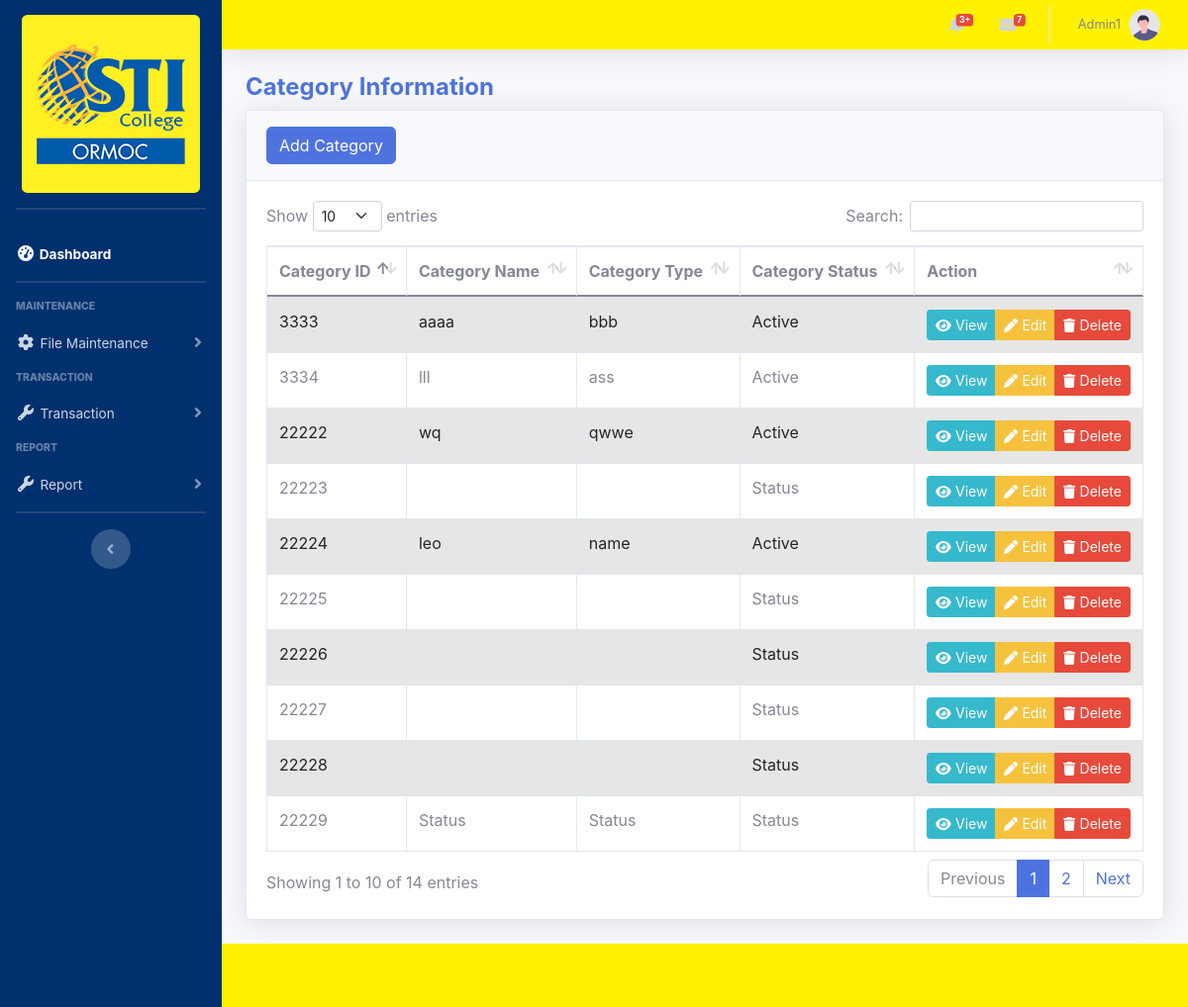
Screenshot of /category.php (signed in) with the database file from the repository.
### tables this page shows
CREATE TABLE `tbl_user_levels` (
  `user_id` int(11) NOT NULL,
  `Employee_ID` varchar(20) NOT NULL,
  `Password` varchar(20) NOT NULL,
  `Userlevel` varchar(20) NOT NULL,
  `Status` varchar(20) NOT NULL
);

CREATE TABLE `tb_category` (
  `cat_id` int(100) NOT NULL,
  `cat_name` varchar(100) NOT NULL,
  `cat_type` varchar(100) NOT NULL,
  `cat_status` varchar(100) NOT NULL
);

### session.php (called while the page is built, shortened)
<?php
include('config/connect.php');
$user_check = $_SESSION['Employee_ID'];
$ses_sql = mysqli_query($db, "select Employee_ID from tbl_user_levels where Employee_ID = '$user_check'");
$row = mysqli_fetch_array($ses_sql, MYSQLI_ASSOC);
$login_session = $row['Employee_ID'];
?>

### category.php (the view, shortened to what this page needs)
<?php
include 'session.php';
include 'includes/header.php';
?>
<div class="container-fluid">
    <div class="pagetitle">
        <h4 class="font-weight-bold text-primary">Category Information</h4>
    </div>
    <div class="card shadow mb-4">
        <div class="card-header py-3">
            <button type="button" class="btn btn-primary" data-bs-toggle="modal" data-bs-target="#categoryModal">
                Add Category
            </button>
        </div>
        <div class="card-body">
            <div class="table-responsive">
                <table id="dataTable" class="table table-striped table table-bordered nowrap" style="width:100%">
                    <thead>
                        <th>Category ID</th>
                        <th>Category Name</th>
                        <th>Category Type</th>
                        <th>Category Status</th>
                        <th>Action</th>
                    </thead>
                    <tbody>
                        <?php
                        $database = new Connection();
                        $db = $database->open();
                        try {
                            $sql = 'SELECT * FROM tb_category';
                            foreach ($db->query($sql) as $cat) {
                        ?>
                                <tr>
                                    <td><?php echo $cat['cat_id']; ?></td>
                                    <td><?php echo $cat['cat_name']; ?></td>
                                    <td><?php echo $cat['cat_type']; ?></td>
                                    <td><?php echo $cat['cat_status']; ?></td>
                                    <td>
                                        <div class="btn-group" aria-label="Action Buttons">
                                            <a href="#view_<?php echo $cat['cat_id']; ?>" class="btn btn-info btn-sm" data-toggle="modal"><i class="fa-solid fa-eye"></i> View</a>
                                            <a href="#edit_<?php echo $cat['cat_id']; ?>" class="btn btn-warning btn-sm" data-toggle="modal"><i class="fa-solid fa-pen"></i> Edit</a>
                                            <a href="#delete_<?php echo $cat['cat_id']; ?>" class="btn btn-danger btn-sm" data-toggle="modal"><i class="fa-solid fa-trash"></i> Delete</a>
                                        </div>
                                    </td>
                                </tr>
                        <?php
                            }
                        } catch (PDOException $e) {
                            echo "There is some problem in connection: " . $e->getMessage();
                        }
                        ?>
                </table>
            </div>
        </div>
    </div>
</div>
<?php
include 'includes/footer.php';
include 'includes/scripts.php';
?>

### includes/header.php (shortened to what this page needs)
<!DOCTYPE html>
<html lang="en">
<head>
    <link href="vendor/fontawesome-free/css/all.min.css" rel="stylesheet" type="text/css">
    <link href="https://cdn.jsdelivr.net/npm/bootstrap@5.0.2/dist/css/bootstrap.min.css" rel="stylesheet">
    <link href="css/sb-admin-2.css" rel="stylesheet">
    <link href="css/custom.css" rel="stylesheet">
    <link href="vendor/datatables/dataTables.bootstrap4.min.css" rel="stylesheet">
</head>
<body id="page-top">
    <div id="wrapper">
        <?php include('includes/sidebar.php') ?>
        <div id="content-wrapper" class="d-flex flex-column">
            <div id="content">
                <?php include('includes/topbar.php') ?>

### includes/sidebar.php (shortened to what this page needs)
<ul class="navbar-nav bg-gradient-primary sidebar sidebar-dark accordion" id="">
    <a class="sidebar-brand d-flex align-items-center justify-content-center" href="index.php">
        <div class="sidebar-brand-text mx-2">
            <img style="margin-top: 140px;" class="rounded" src="./img/sti-ormoc-logo.png" width="auto" height="180">
        </div>
    </a>
    <hr class="sidebar-divider" style="margin-top: 140px;">
    <li class="nav-item active">
        <a class="nav-link" href="index.php">
            <i class="fas fa-fw fa-tachometer-alt"></i>
            <span>Dashboard</span></a>
    </li>
    <hr class="sidebar-divider">
    <div class="sidebar-heading">
        Maintenance
    </div>
    <li class="nav-item">
        <a class="nav-link collapsed" href="#" data-toggle="collapse" data-target="#maintenance-collapse" aria-expanded="true" aria-controls="maintenance-collapse">
            <i class="fas fa-fw fa-cog"></i>
            <span>File Maintenance</span>
        </a>
    </li>
    <div class="sidebar-heading">
        Transaction
    </div>
    <li class="nav-item">
        <a class="nav-link collapsed" href="#" data-toggle="collapse" data-target="#transaction-collapse" aria-expanded="true" aria-controls="collapseTransaction">
            <i class="fas fa-fw fa-wrench"></i>
            <span>Transaction</span>
        </a>
    </li>
    <div class="sidebar-heading">
        Report
    </div>
    <li class="nav-item">
        <a class="nav-link collapsed" href="#" data-toggle="collapse" data-target="#collapseReport" aria-expanded="true" aria-controls="collapseReport">
            <i class="fas fa-fw fa-wrench"></i>
            <span>Report</span>
        </a>
    </li>
    <hr class="sidebar-divider d-none d-md-block">
    <div class="text-center d-none d-md-inline">
        <button class="rounded-circle border-0" id="sidebarToggle"></button>
    </div>
</ul>

### includes/topbar.php (shortened to what this page needs)
<nav class="navbar navbar-expand navbar-light bg-white topbar mb-4 static-top shadow">
    <ul class="navbar-nav ml-auto">
        <li class="nav-item dropdown no-arrow mx-1">
            <a class="nav-link dropdown-toggle" href="#" id="alertsDropdown" role="button" data-toggle="dropdown" aria-haspopup="true" aria-expanded="false">
                <span class="badge badge-danger badge-counter">3+</span>
            </a>
        </li>
        <li class="nav-item dropdown no-arrow mx-1">
            <a class="nav-link dropdown-toggle" href="#" id="messagesDropdown" role="button" data-toggle="dropdown" aria-haspopup="true" aria-expanded="false">
                <i class="fas fa-envelope fa-fw"></i>
                <span class="badge badge-danger badge-counter">7</span>
            </a>
        </li>
        <li class="nav-item dropdown no-arrow">
            <a class="nav-link dropdown-toggle" href="#" id="userDropdown" role="button" data-toggle="dropdown" aria-haspopup="true" aria-expanded="false">
                <span class="mr-2 d-none d-lg-inline text-gray-600 small"><?php echo $login_session ?></span>
                <img class="img-profile rounded-circle" src="img/undraw_profile.svg">
            </a>
        </li>
    </ul>
</nav>

### includes/footer.php (shortened to what this page needs)
</div>
<footer class="sticky-footer bg-white">
</footer>
</div>
</div>

### includes/scripts.php (shortened to what this page needs)
</body>
</html>

### css/custom.css (style rules this page uses)
.sidebar-brand-text img { display: block; margin: 0 auto; }

### rows the page displays
tbl_user_levels: Employee_ID "Admin1"
tb_category: cat_id "3333", cat_name "aaaa", cat_type "bbb", cat_status "Active"
tb_category: cat_id "3334", cat_name "lll", cat_type "ass", cat_status "Active"
tb_category: cat_id "22222", cat_name "wq", cat_type "qwwe", cat_status "Active"
tb_category: cat_id "22223", cat_status "Status"
tb_category: cat_id "22224", cat_name "leo", cat_type "name", cat_status "Active"
tb_category: cat_id "22225", cat_status "Status"
tb_category: cat_id "22226", cat_status "Status"
tb_category: cat_id "22227", cat_status "Status"
tb_category: cat_id "22228", cat_status "Status"
tb_category: cat_id "22229", cat_name "Status", cat_type "Status", cat_status "Status"
